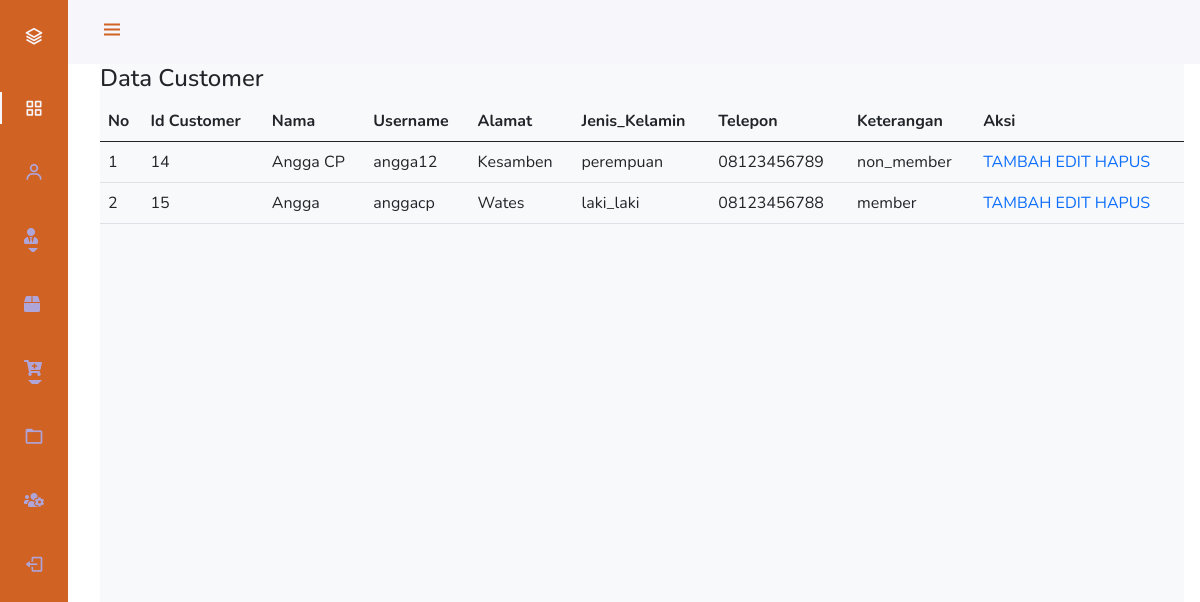
Screenshot of /admin/customer.php with the database file from the repository.
### tables this page shows
CREATE TABLE `customer` (
  `id_cust` int(11) NOT NULL,
  `nama` varchar(50) NOT NULL,
  `username` varchar(50) NOT NULL,
  `password` varchar(20) NOT NULL,
  `alamat` varchar(50) NOT NULL,
  `jenis_kelamin` enum('laki_laki','perempuan') NOT NULL,
  `telepon` varchar(15) NOT NULL,
  `keterangan` enum('member','non_member') NOT NULL
);

### admin/customer.php (the view, shortened to what this page needs)
<!doctype html>
<html lang="en">
  <head>
    <link rel="stylesheet" href="https://cdn.jsdelivr.net/npm/bootstrap@5.0.2/dist/css/bootstrap.min.css">
    <link rel="stylesheet" href="css/admin.css">
	<link rel="stylesheet" href="https://cdn.jsdelivr.net/npm/boxicons@latest/css/boxicons.min.css">
	<link rel="stylesheet" href="https://use.fontawesome.com/releases/v5.7.2/css/all.css">
  </head>
  <body id="body-pd">
  <header class="header" id="header">
        <div class="header_toggle"> <i class='bx bx-menu' id="header-toggle"></i> </div>
        <div class="header_img"> <img src="https://i.imgur.com/hczKIze.jpg" alt=""> </div>
    </header>
    <div class="l-navbar" id="nav-bar">
        <nav class="nav">
            <div> <a href="#" class="nav_logo"> <i class='bx bx-layer nav_logo-icon'></i> <span class="nav_logo-name">BBBootstrap</span> </a>
                <div class="nav_list"> <a href="halaman_admin.php" class="nav_link active"> <i class='bx bx-grid-alt nav_icon'></i> <span class="nav_name">Dashboard</span> </a>
			        	<a href="customer.php" class="nav_link"> <i class='bx bx-user nav_icon'></i> <span class="nav_name">Pengguna</span> </a>
                <li class="nav-item dropdown">
                <a  class="nav_link dropdown-toggle" data-bs-toggle="dropdown" role="button" aria-expanded="false"> <i class="fas fa-user-tie"></i> <span class="nav_name">Membership</span> </a>
                </li>
                <a href="jenis_paket.php" class="nav_link"> <i class="fas fa-box"></i> <span class="nav_name">Paket Laundry</span> </a>
                <li class="nav-item dropdown">
                <a  class="nav_link dropdown-toggle" data-bs-toggle="dropdown" role="button" aria-expanded="false"> <i class="fas fa-cart-plus"></i> <span class="nav_name">Pembelian</span> </a>
                </li>
                <a href="pemesanan.php" class="nav_link"> <i class='bx bx-folder nav_icon'></i> <span class="nav_name">Pemesanan</span> </a>
                <a href="pegawai.php" class="nav_link">  <i class="fas fa-users-cog"></i> <span class="nav_name">Pegawai</span> </a>
            </div> <a href="/logout.php" class="nav_link"> <i class='bx bx-log-out nav_icon'></i> <span class="nav_name">SignOut</span> </a>
        </nav>
    </div>
    <div class="height-100 bg-light">
    <h4>Data Customer</h4>
    <div class="table-responsive">
        <table class="table">
  <thead>
    <tr>
      <th scope="col">No</th>
      <th scope="col">Id Customer</th>
      <th scope="col">Nama</th>
      <th scope="col">Username</th>
      <th scope="col">Alamat</th>
      <th scope="col">Jenis_Kelamin</th>
      <th scope="col">Telepon</th>
      <th scope="col">Keterangan</th>
      <th scope="col">Aksi</th>
    </tr>
  </thead>
    <?php
include "../config.php";
$no=1;
$ambil= mysqli_query($connect, "select * from customer ");
while($tampil = mysqli_fetch_array($ambil)){
    ?>
    <tr>
        <td><?php echo $no++; ?></td>
        <td><?php echo $tampil['id_cust'] ?></td>
        <td><?php echo $tampil['nama']; ?></td>
        <td><?php echo $tampil['username']; ?></td>
        <td><?php echo $tampil['alamat']; ?></td>
        <td><?php echo $tampil['jenis_kelamin']; ?></td>
        <td><?php echo $tampil['telepon']; ?></td>
        <td><?php echo $tampil['keterangan']; ?></td>
        <td>
            <a href="tambah.php">TAMBAH</a>
            <a href="edit.php?id_cust=<?php echo $tampil['id_cust']; ?>">EDIT</a>
            <a href="hapus.php?id_cust=<?php echo $tampil['id_cust']; ?>">HAPUS</a>
        </td>
    </tr>
<?php
}
    ?>
    </table>
    </div>
    </div>
  </body>
</html>

### admin/css/admin.css (style rules this page uses)
:root { --header-height: 3rem; --nav-width: 68px; --first-color: #D06224; --first-color-light: #AFA5D9; --white-color: #F7F6FB; --body-font: 'Nunito', sans-serif; --normal-font-size: 1rem; --z-fixed: 100 }
body { position: relative; margin: var(--header-height) 0 0 0; padding: 0 1rem; font-family: var(--body-font); font-size: var(--normal-font-size); transition: .5s }
a { text-decoration: none }
.header { width: 100%; height: var(--header-height); position: fixed; top: 0; left: 0; display: flex; align-items: center; justify-content: space-between; padding: 0 1rem; background-color: var(--white-color); z-index: var(--z-fixed); transition: .5s }
.header_toggle { color: var(--first-color); font-size: 1.5rem; cursor: pointer }
.header_img { width: 35px; height: 35px; display: flex; justify-content: center; border-radius: 50%; overflow: hidden }
.header_img img { width: 40px }
.l-navbar { position: fixed; top: 0; left: -30%; width: var(--nav-width); height: 100vh; background-color: var(--first-color); padding: .5rem 1rem 0 0; transition: .5s; z-index: var(--z-fixed) }
.nav { height: 100%; display: flex; flex-direction: column; justify-content: space-between; overflow: hidden }
.nav_logo, .nav_link { display: grid; grid-template-columns: max-content max-content; align-items: center; column-gap: 1rem; padding: .5rem 0 .5rem 1.5rem }
.nav_logo { margin-bottom: 2rem }
.nav_logo-icon { font-size: 1.25rem; color: var(--white-color) }
.nav_link { position: relative; color: var(--first-color-light); margin-bottom: 1.5rem; transition: .3s }
.nav_icon { font-size: 1.25rem }
.active { color: var(--white-color) }
.active::before { content: ''; position: absolute; left: 0; width: 2px; height: 32px; background-color: var(--white-color) }
.height-100 { height: 100vh }
@media screen and (min-width: 768px) { body { margin: calc(var(--header-height) + 1rem) 0 0 0; padding-left: calc(var(--nav-width) + 2rem) } }
@media screen and (min-width: 768px) { .header { height: calc(var(--header-height) + 1rem); padding: 0 2rem 0 calc(var(--nav-width) + 2rem) } }
@media screen and (min-width: 768px) { .header_img { width: 40px; height: 40px } }
@media screen and (min-width: 768px) { .header_img img { width: 45px } }
@media screen and (min-width: 768px) { .l-navbar { left: 0; padding: 1rem 1rem 0 0 } }

### rows the page displays
customer: id_cust "14", nama "Angga CP", username "angga12", alamat "Kesamben", jenis_kelamin "perempuan", telepon "08123456789", keterangan "non_member"
customer: id_cust "15", nama "Angga", username "anggacp", alamat "Wates", jenis_kelamin "laki_laki", telepon "08123456788", keterangan "member"
